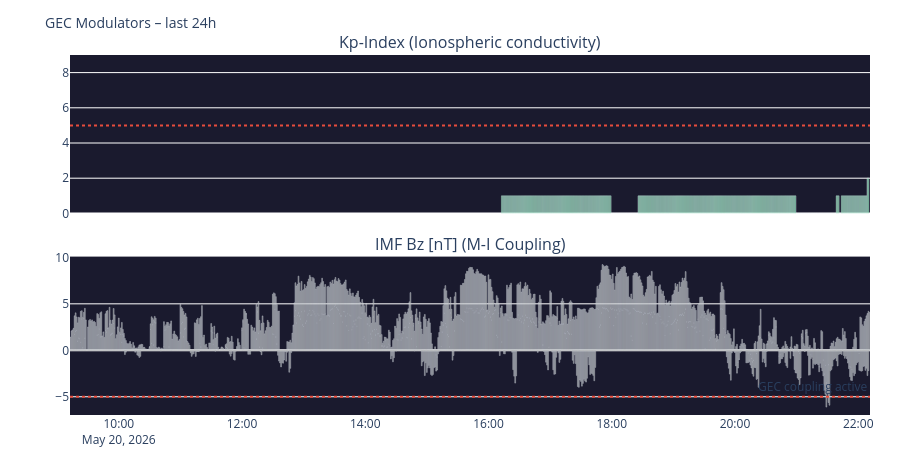

The code cell stored with this chart in its notebook:
### Code cell
# ============================================================
# KP TIME SERIES + IMF BZ (GEC modulator last 24h)
# ============================================================

panels = []
if raw['kp']:    panels.append(('kp',     df_kp,  'Kp-Index (Ionospheric conductivity)', '#7F77DD', 'bar'))
if raw['imf'] and 'bz_gsm' in pd.DataFrame(raw['imf']).columns:
    df_imf2 = pd.DataFrame(raw['imf'])
    tc2 = next((c for c in df_imf2.columns if 'time' in c.lower()), df_imf2.columns[0])
    df_imf2['time']   = pd.to_datetime(df_imf2[tc2])
    df_imf2['bz_gsm'] = pd.to_numeric(df_imf2['bz_gsm'], errors='coerce')
    df_imf2 = df_imf2.dropna(subset=['bz_gsm']).sort_values('time').tail(1440)
    panels.append(('bz_gsm', df_imf2, 'IMF Bz [nT] (M-I Coupling)', '#534AB7', 'line'))

if panels:
    fig = make_subplots(rows=len(panels), cols=1, shared_xaxes=True,
                        subplot_titles=[p[2] for p in panels], vertical_spacing=0.12)
    for i, (col, df, title, color, kind) in enumerate(panels, 1):
        ds = df.dropna(subset=[col])
        if kind == 'bar':
            mc = ['#2ecc71' if v < 4 else '#f39c12' if v < 6 else '#e74c3c' for v in ds[col]]
            fig.add_trace(go.Bar(x=ds['time'], y=ds[col], marker_color=mc, opacity=0.8), row=i, col=1)
            fig.add_hline(y=5, line_dash='dot', line_color='#e74c3c', row=i, col=1)
            fig.update_yaxes(range=[0, 9], row=i, col=1)
        else:
            mc = ['#e74c3c' if v < -5 else '#2ecc71' if v > 5 else '#888780' for v in ds[col]]
            fig.add_trace(go.Bar(x=ds['time'], y=ds[col], marker_color=mc, opacity=0.75), row=i, col=1)
            fig.add_hline(y=0, line_color='gray', line_width=0.5, row=i, col=1)
            fig.add_hline(y=-5, line_dash='dot', line_color='#e74c3c',
                          annotation_text='GEC coupling active', row=i, col=1)

    fig.update_layout(
        title=dict(text='GEC Modulators – last 24h', font=dict(size=14)),
        height=180*len(panels)+100, showlegend=False,
        plot_bgcolor='#1a1a2e', paper_bgcolor='rgba(0,0,0,0)',
        margin=dict(l=70, r=30, t=55, b=40)
    )
    fig.show()

### Figure 1 — Plotly figure (JSON) as saved in the notebook; plotly's stock layout.template omitted (floating-point values rounded to 4 significant figures; data arrays with more than 128 entries replaced by an {"elided": "..."} marker saying what was removed)
{"data": [{"marker": {"color": {"elided": "358 str values"}}, "opacity": 0.8, "type": "bar", "x": {"elided": "358 str values"}, "xaxis": "x", "y": {"elided": "358 float values"}, "yaxis": "y"}, {"marker": {"color": {"elided": "1440 str values"}}, "opacity": 0.75, "type": "bar", "x": {"elided": "1440 str values"}, "xaxis": "x2", "y": {"elided": "1440 float values"}, "yaxis": "y2"}], "layout": {"annotations": [{"font": {"size": 16}, "showarrow": false, "text": "Kp-Index (Ionospheric conductivity)", "x": 0.5, "xanchor": "center", "xref": "paper", "y": 1.0, "yanchor": "bottom", "yref": "paper"}, {"font": {"size": 16}, "showarrow": false, "text": "IMF Bz [nT] (M-I Coupling)", "x": 0.5, "xanchor": "center", "xref": "paper", "y": 0.44, "yanchor": "bottom", "yref": "paper"}, {"showarrow": false, "text": "GEC coupling active", "x": 1, "xanchor": "right", "xref": "x2 domain", "y": -5, "yanchor": "bottom", "yref": "y2"}], "height": 460, "margin": {"b": 40, "l": 70, "r": 30, "t": 55}, "paper_bgcolor": "rgba(0,0,0,0)", "plot_bgcolor": "#1a1a2e", "shapes": [{"line": {"color": "#e74c3c", "dash": "dot"}, "type": "line", "x0": 0, "x1": 1, "xref": "x domain", "y0": 5, "y1": 5, "yref": "y"}, {"line": {"color": "gray", "width": 0.5}, "type": "line", "x0": 0, "x1": 1, "xref": "x2 domain", "y0": 0, "y1": 0, "yref": "y2"}, {"line": {"color": "#e74c3c", "dash": "dot"}, "type": "line", "x0": 0, "x1": 1, "xref": "x2 domain", "y0": -5, "y1": -5, "yref": "y2"}], "showlegend": false, "title": {"font": {"size": 14}, "text": "GEC Modulators – last 24h"}, "xaxis": {"anchor": "y", "domain": [0.0, 1.0], "matches": "x2", "showticklabels": false}, "xaxis2": {"anchor": "y2", "domain": [0.0, 1.0]}, "yaxis": {"anchor": "x", "domain": [0.56, 1.0], "range": [0, 9]}, "yaxis2": {"anchor": "x2", "domain": [0.0, 0.44]}}}
